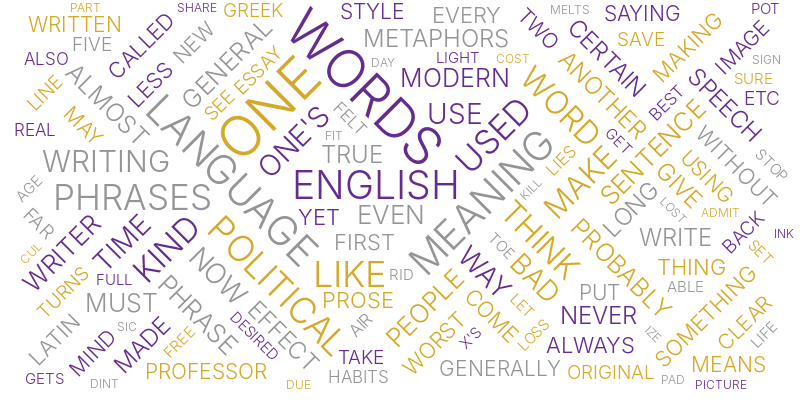

Describe this chart as a Vega-Lite specification.
### Vega specification from a JSON file in a GitHub repository (floating-point values rounded to 4 significant figures)
{"$schema": "https://vega.github.io/schema/vega/v5.json", "description": "A word cloud visualization of Orwell's 'Politics and The English Language'.", "width": 800, "height": 400, "padding": 0, "data": [{"name": "table", "values": ["Most people who bother with the matter at all would admit that the English language is in a bad way, but it is generally assumed that we cannot by conscious action do anything about it. Our civilization is decadent and our language — so the argument runs — must inevitably share in the general collapse. It follows that any struggle against the abuse of language is a sentimental archaism, like preferring candles to electric light or hansom cabs to aeroplanes. Underneath this lies the half-conscious belief that language is a natural growth and not an instrument which we shape for our own purposes. Now, it is clear that the decline of a language must ultimately have political and economic causes: it is not due simply to the bad influence of this or that individual writer. But an effect can become a cause, reinforcing the original cause and producing the same effect in an intensified form, and so on indefinitely. A man may take to drink because he feels himself to be a failure, and then fail all the more completely because he drinks. It is rather the same thing that is happening to the English language. It becomes ugly and inaccurate because our thoughts are foolish, but the slovenliness of our language makes it easier for us to have foolish thoughts. The point is that the process is reversible. Modern English, especially written English, is full of bad habits which spread by imitation and which can be avoided if one is willing to take the necessary trouble. If one gets rid of these habits one can think more clearly, and to think clearly is a necessary first step toward political regeneration: so that the fight against bad English is not frivolous and is not the exclusive concern of professional writers. I will come back to this presently, and I hope that by that time the meaning of what I have said here will have become clearer. Meanwhile, here are five specimens of the English language as it is now habitually written. These five passages have not been picked out because they are especially bad — I could have quoted far worse if I had chosen — but because they illustrate various of the mental vices from which we now suffer. They are a little below the average, but are fairly representative examples. I number them so that I can refer back to them when necessary:    1. I am not, indeed, sure whether it is not true to say that the Milton who once seemed not unlike a seventeenth-century Shelley had not become, out of an experience ever more bitter in each year, more alien [sic] to the founder of that Jesuit sect which nothing could induce him to tolerate.     Professor Harold Laski (Essay in Freedom of Expression)     2. Above all, we cannot play ducks and drakes with a native battery of idioms which prescribes egregious collocations of vocables as the Basic put up with for tolerate, or put at a loss for bewilder.     Professor Lancelot Hogben (Interglossia)    3. On the one side we have the free personality: by definition it is not neurotic, for it has neither conflict nor dream. Its desires, such as they are, are transparent, for they are just what institutional approval keeps in the forefront of consciousness; another institutional pattern would alter their number and intensity; there is little in them that is natural, irreducible, or culturally dangerous. But on the other side, the social bond itself is nothing but the mutual reflection of these self-secure integrities. Recall the definition of love. Is not this the very picture of a small academic? Where is there a place in this hall of mirrors for either personality or fraternity?     Essay on psychology in Politics (New York)    4. All the ‘best people’ from the gentlemen's clubs, and all the frantic fascist captains, united in common hatred of Socialism and bestial horror at the rising tide of the mass revolutionary movement, have turned to acts of provocation, to foul incendiarism, to medieval legends of poisoned wells, to legalize their own destruction of proletarian organizations, and rouse the agitated petty-bourgeoise to chauvinistic fervor on behalf of the fight against the revolutionary way out of the crisis.     Communist pamphlet     5. If a new spirit is to be infused into this old country, there is one thorny and contentious reform which must be tackled, and that is the humanization and galvanization of the B.B.C. Timidity here will bespeak canker and atrophy of the soul. The heart of Britain may be sound and of strong beat, for instance, but the British lion's roar at present is like that of Bottom in Shakespeare's A Midsummer Night's Dream — as gentle as any sucking dove. A virile new Britain cannot continue indefinitely to be traduced in the eyes or rather ears, of the world by the effete languors of Langham Place, brazenly masquerading as ‘standard English’. When the Voice of Britain is heard at nine o'clock, better far and infinitely less ludicrous to hear aitches honestly dropped than the present priggish, inflated, inhibited, school-ma'amish arch braying of blameless bashful mewing maidens!    Letter in Tribune Each of these passages has faults of its own, but, quite apart from avoidable ugliness, two qualities are common to all of them. The first is staleness of imagery; the other is lack of precision. The writer either has a meaning and cannot express it, or he inadvertently says something else, or he is almost indifferent as to whether his words mean anything or not. This mixture of vagueness and sheer incompetence is the most marked characteristic of modern English prose, and especially of any kind of political writing. As soon as certain topics are raised, the concrete melts into the abstract and no one seems able to think of turns of speech that are not hackneyed: prose consists less and less of words chosen for the sake of their meaning, and more and more of phrases tacked together like the sections of a prefabricated hen-house. I list below, with notes and examples, various of the tricks by means of which the work of prose-construction is habitually dodged. DYING METAPHORS. A newly invented metaphor assists thought by evoking a visual image, while on the other hand a metaphor which is technically ‘dead’ (e. g. iron resolution) has in effect reverted to being an ordinary word and can generally be used without loss of vividness. But in between these two classes there is a huge dump of worn-out metaphors which have lost all evocative power and are merely used because they save people the trouble of inventing phrases for themselves. Examples are: Ring the changes on, take up the cudgel for, toe the line, ride roughshod over, stand shoulder to shoulder with, play into the hands of, no axe to grind, grist to the mill, fishing in troubled waters, on the order of the day, Achilles’ heel, swan song, hotbed. Many of these are used without knowledge of their meaning (what is a ‘rift’, for instance?), and incompatible metaphors are frequently mixed, a sure sign that the writer is not interested in what he is saying. Some metaphors now current have been twisted out of their original meaning without those who use them even being aware of the fact. For example, toe the line is sometimes written as tow the line. Another example is the hammer and the anvil, now always used with the implication that the anvil gets the worst of it. In real life it is always the anvil that breaks the hammer, never the other way about: a writer who stopped to think what he was saying would avoid perverting the original phrase.  OPERATORS OR VERBAL FALSE LIMBS. These save the trouble of picking out appropriate verbs and nouns, and at the same time pad each sentence with extra syllables which give it an appearance of symmetry. Characteristic phrases are render inoperative, militate against, make contact with, be subjected to, give rise to, give grounds for, have the effect of, play a leading part (role) in, make itself felt, take effect, exhibit a tendency to, serve the purpose of, etc., etc. The keynote is the elimination of simple verbs. Instead of being a single word, such as break, stop, spoil, mend, kill, a verb becomes a phrase, made up of a noun or adjective tacked on to some general-purpose verb such as prove, serve, form, play, render. In addition, the passive voice is wherever possible used in preference to the active, and noun constructions are used instead of gerunds (by examination of instead of by examining). The range of verbs is further cut down by means of the -ize and de- formations, and the banal statements are given an appearance of profundity by means of the not un- formation. Simple conjunctions and prepositions are replaced by such phrases as with respect to, having regard to, the fact that, by dint of, in view of, in the interests of, on the hypothesis that; and the ends of sentences are saved by anticlimax by such resounding commonplaces as greatly to be desired, cannot be left out of account, a development to be expected in the near future, deserving of serious consideration, brought to a satisfactory conclusion, and so on and so forth.PRETENTIOUS DICTION. Words like phenomenon, element, individual (as noun), objective, categorical, effective, virtual, basic, primary, promote, constitute, exhibit, exploit, utilize, eliminate, liquidate, are used to dress up a simple statement and give an air of scientific impartiality to biased judgements. Adjectives like epoch-making, epic, historic, unforgettable, triumphant, age-old, inevitable, inexorable, veritable, are used to dignify the sordid process of international politics, while writing that aims at glorifying war usually takes on an archaic colour, its characteristic words being: realm, throne, chariot, mailed fist, trident, sword, shield, buckler, banner, jackboot, clarion. Foreign words and expressions such as cul de sac, ancien regime, deus ex machina, mutatis mutandis, status quo, gleichschaltung, weltanschauung, are used to give an air of culture and elegance. Except for the useful abbreviations i. e., e. g. and etc., there is no real need for any of the hundreds of foreign phrases now current in the English language. Bad writers, and especially scientific, political, and sociological writers, are nearly always haunted by the notion that Latin or Greek words are grander than Saxon ones, and unnecessary words like expedite, ameliorate, predict, extraneous, deracinated, clandestine, subaqueous, and hundreds of others constantly gain ground from their Anglo-Saxon numbers(1). The jargon peculiar to Marxist writing (hyena, hangman, cannibal, petty bourgeois, these gentry, lackey, flunkey, mad dog, White Guard, etc.) consists largely of words translated from Russian, German, or French; but the normal way of coining a new word is to use Latin or Greek root with the appropriate affix and, where necessary, the size formation. It is often easier to make up words of this kind (deregionalize, impermissible, extramarital, non-fragmentary and so forth) than to think up the English words that will cover one's meaning. The result, in general, is an increase in slovenliness and vagueness.MEANINGLESS WORDS. In certain kinds of writing, particularly in art criticism and literary criticism, it is normal to come across long passages which are almost completely lacking in meaning(2). Words like romantic, plastic, values, human, dead, sentimental, natural, vitality, as used in art criticism, are strictly meaningless, in the sense that they not only do not point to any discoverable object, but are hardly ever expected to do so by the reader. When one critic writes, ‘The outstanding feature of Mr. X's work is its living quality’, while another writes, ‘The immediately striking thing about Mr. X's work is its peculiar deadness’, the reader accepts this as a simple difference opinion. If words like black and white were involved, instead of the jargon words dead and living, he would see at once that language was being used in an improper way. Many political words are similarly abused. The word Fascism has now no meaning except in so far as it signifies ‘something not desirable’. The words democracy, socialism, freedom, patriotic, realistic, justice have each of them several different meanings which cannot be reconciled with one another. In the case of a word like democracy, not only is there no agreed definition, but the attempt to make one is resisted from all sides. It is almost universally felt that when we call a country democratic we are praising it: consequently the defenders of every kind of regime claim that it is a democracy, and fear that they might have to stop using that word if it were tied down to any one meaning. Words of this kind are often used in a consciously dishonest way. That is, the person who uses them has his own private definition, but allows his hearer to think he means something quite different. Statements like Marshal Petain was a true patriot, The Soviet press is the freest in the world, The Catholic Church is opposed to persecution, are almost always made with intent to deceive. Other words used in variable meanings, in most cases more or less dishonestly, are: class, totalitarian, science, progressive, reactionary, bourgeois, equality.Now that I have made this catalogue of swindles and perversions, let me give another example of the kind of writing that they lead to. This time it must of its nature be an imaginary one. I am going to translate a passage of good English into modern English of the worst sort. Here is a well-known verse from Ecclesiastes:   I returned and saw under the sun, that the race is not to the swift, nor the battle to the strong, neither yet bread to the wise, nor yet riches to men of understanding, nor yet favour to men of skill; but time and chance happeneth to them all.Here it is in modern English:    Objective considerations of contemporary phenomena compel the conclusion that success or failure in competitive activities exhibits no tendency to be commensurate with innate capacity, but that a considerable element of the unpredictable must invariably be taken into account.This is a parody, but not a very gross one. Exhibit (3) above, for instance, contains several patches of the same kind of English. It will be seen that I have not made a full translation. The beginning and ending of the sentence follow the original meaning fairly closely, but in the middle the concrete illustrations — race, battle, bread — dissolve into the vague phrases ‘success or failure in competitive activities’. This had to be so, because no modern writer of the kind I am discussing — no one capable of using phrases like ‘objective considerations of contemporary phenomena’ — would ever tabulate his thoughts in that precise and detailed way. The whole tendency of modern prose is away from concreteness. Now analyze these two sentences a little more closely. The first contains forty-nine words but only sixty syllables, and all its words are those of everyday life. The second contains thirty-eight words of ninety syllables: eighteen of those words are from Latin roots, and one from Greek. The first sentence contains six vivid images, and only one phrase (‘time and chance’) that could be called vague. The second contains not a single fresh, arresting phrase, and in spite of its ninety syllables it gives only a shortened version of the meaning contained in the first. Yet without a doubt it is the second kind of sentence that is gaining ground in modern English. I do not want to exaggerate. This kind of writing is not yet universal, and outcrops of simplicity will occur here and there in the worst-written page. Still, if you or I were told to write a few lines on the uncertainty of human fortunes, we should probably come much nearer to my imaginary sentence than to the one from Ecclesiastes.As I have tried to show, modern writing at its worst does not consist in picking out words for the sake of their meaning and inventing images in order to make the meaning clearer. It consists in gumming together long strips of words which have already been set in order by someone else, and making the results presentable by sheer humbug. The attraction of this way of writing is that it is easy. It is easier — even quicker, once you have the habit — to say In my opinion it is not an unjustifiable assumption that than to say I think. If you use ready-made phrases, you not only don't have to hunt about for the words; you also don't have to bother with the rhythms of your sentences since these phrases are generally so arranged as to be more or less euphonious. When you are composing in a hurry — when you are dictating to a stenographer, for instance, or making a public speech — it is natural to fall into a pretentious, Latinized style. Tags like a consideration which we should do well to bear in mind or a conclusion to which all of us would readily assent will save many a sentence from coming down with a bump. By using stale metaphors, similes, and idioms, you save much mental effort, at the cost of leaving your meaning vague, not only for your reader but for yourself. This is the significance of mixed metaphors. The sole aim of a metaphor is to call up a visual image. When these images clash — as in The Fascist octopus has sung its swan song, the jackboot is thrown into the melting pot — it can be taken as certain that the writer is not seeing a mental image of the objects he is naming; in other words he is not really thinking. Look again at the examples I gave at the beginning of this essay. Professor Laski (1) uses five negatives in fifty three words. One of these is superfluous, making nonsense of the whole passage, and in addition there is the slip — alien for akin — making further nonsense, and several avoidable pieces of clumsiness which increase the general vagueness. Professor Hogben (2) plays ducks and drakes with a battery which is able to write prescriptions, and, while disapproving of the everyday phrase put up with, is unwilling to look egregious up in the dictionary and see what it means; (3), if one takes an uncharitable attitude towards it, is simply meaningless: probably one could work out its intended meaning by reading the whole of the article in which it occurs. In (4), the writer knows more or less what he wants to say, but an accumulation of stale phrases chokes him like tea leaves blocking a sink. In (5), words and meaning have almost parted company. People who write in this manner usually have a general emotional meaning — they dislike one thing and want to express solidarity with another — but they are not interested in the detail of what they are saying. A scrupulous writer, in every sentence that he writes, will ask himself at least four questions, thus: What am I trying to say? What words will express it? What image or idiom will make it clearer? Is this image fresh enough to have an effect? And he will probably ask himself two more: Could I put it more shortly? Have I said anything that is avoidably ugly? But you are not obliged to go to all this trouble. You can shirk it by simply throwing your mind open and letting the ready-made phrases come crowding in. The will construct your sentences for you — even think your thoughts for you, to a certain extent — and at need they will perform the important service of partially concealing your meaning even from yourself. It is at this point that the special connection between politics and the debasement of language becomes clear.In our time it is broadly true that political writing is bad writing. Where it is not true, it will generally be found that the writer is some kind of rebel, expressing his private opinions and not a ‘party line’. Orthodoxy, of whatever colour, seems to demand a lifeless, imitative style. The political dialects to be found in pamphlets, leading articles, manifestos, White papers and the speeches of undersecretaries do, of course, vary from party to party, but they are all alike in that one almost never finds in them a fresh, vivid, homemade turn of speech. When one watches some tired hack on the platform mechanically repeating the familiar phrases — bestial, atrocities, iron heel, bloodstained tyranny, free peoples of the world, stand shoulder to shoulder — one often has a curious feeling that one is not watching a live human being but some kind of dummy: a feeling which suddenly becomes stronger at moments when the light catches the speaker's spectacles and turns them into blank discs which seem to have no eyes behind them. And this is not altogether fanciful. A speaker who uses that kind of phraseology has gone some distance toward turning himself into a machine. The appropriate noises are coming out of his larynx, but his brain is not involved, as it would be if he were choosing his words for himself. If the speech he is making is one that he is accustomed to make over and over again, he may be almost unconscious of what he is saying, as one is when one utters the responses in church. And this reduced state of consciousness, if not indispensable, is at any rate favourable to political conformity.In our time, political speech and writing are largely the defence of the indefensible. Things like the continuance of British rule in India, the Russian purges and deportations, the dropping of the atom bombs on Japan, can indeed be defended, but only by arguments which are too brutal for most people to face, and which do not square with the professed aims of the political parties. Thus political language has to consist largely of euphemism, question-begging and sheer cloudy vagueness. Defenceless villages are bombarded from the air, the inhabitants driven out into the countryside, the cattle machine-gunned, the huts set on fire with incendiary bullets: this is called pacification. Millions of peasants are robbed of their farms and sent trudging along the roads with no more than they can carry: this is called transfer of population or rectification of frontiers. People are imprisoned for years without trial, or shot in the back of the neck or sent to die of scurvy in Arctic lumber camps: this is called elimination of unreliable elements. Such phraseology is needed if one wants to name things without calling up mental pictures of them. Consider for instance some comfortable English professor defending Russian totalitarianism. He cannot say outright, ‘I believe in killing off your opponents when you can get good results by doing so’. Probably, therefore, he will say something like this:    ‘While freely conceding that the Soviet regime exhibits certain features which the humanitarian may be inclined to deplore, we must, I think, agree that a certain curtailment of the right to political opposition is an unavoidable concomitant of transitional periods, and that the rigors which the Russian people have been called upon to undergo have been amply justified in the sphere of concrete achievement.’The inflated style itself is a kind of euphemism. A mass of Latin words falls upon the facts like soft snow, blurring the outline and covering up all the details. The great enemy of clear language is insincerity. When there is a gap between one's real and one's declared aims, one turns as it were instinctively to long words and exhausted idioms, like a cuttlefish spurting out ink. In our age there is no such thing as ‘keeping out of politics’. All issues are political issues, and politics itself is a mass of lies, evasions, folly, hatred, and schizophrenia. When the general atmosphere is bad, language must suffer. I should expect to find — this is a guess which I have not sufficient knowledge to verify — that the German, Russian and Italian languages have all deteriorated in the last ten or fifteen years, as a result of dictatorship.But if thought corrupts language, language can also corrupt thought. A bad usage can spread by tradition and imitation even among people who should and do know better. The debased language that I have been discussing is in some ways very convenient. Phrases like a not unjustifiable assumption, leaves much to be desired, would serve no good purpose, a consideration which we should do well to bear in mind, are a continuous temptation, a packet of aspirins always at one's elbow. Look back through this essay, and for certain you will find that I have again and again committed the very faults I am protesting against. By this morning's post I have received a pamphlet dealing with conditions in Germany. The author tells me that he ‘felt impelled’ to write it. I open it at random, and here is almost the first sentence I see: ‘[The Allies] have an opportunity not only of achieving a radical transformation of Germany's social and political structure in such a way as to avoid a nationalistic reaction in Germany itself, but at the same time of laying the foundations of a co-operative and unified Europe.’ You see, he ‘feels impelled’ to write — feels, presumably, that he has something new to say — and yet his words, like cavalry horses answering the bugle, group themselves automatically into the familiar dreary pattern. This invasion of one's mind by ready-made phrases (lay the foundations, achieve a radical transformation) can only be prevented if one is constantly on guard against them, and every such phrase anaesthetizes a portion of one's brain.I said earlier that the decadence of our language is probably curable. Those who deny this would argue, if they produced an argument at all, that language merely reflects existing social conditions, and that we cannot influence its development by any direct tinkering with words and constructions. So far as the general tone or spirit of a language goes, this may be true, but it is not true in detail. Silly words and expressions have often disappeared, not through any evolutionary process but owing to the conscious action of a minority. Two recent examples were explore every avenue and leave no stone unturned, which were killed by the jeers of a few journalists. There is a long list of flyblown metaphors which could similarly be got rid of if enough people would interest themselves in the job; and it should also be possible to laugh the not un- formation out of existence(3), to reduce the amount of Latin and Greek in the average sentence, to drive out foreign phrases and strayed scientific words, and, in general, to make pretentiousness unfashionable. But all these are minor points. The defence of the English language implies more than this, and perhaps it is best to start by saying what it does not imply.To begin with it has nothing to do with archaism, with the salvaging of obsolete words and turns of speech, or with the setting up of a ‘standard English’ which must never be departed from. On the contrary, it is especially concerned with the scrapping of every word or idiom which has outworn its usefulness. It has nothing to do with correct grammar and syntax, which are of no importance so long as one makes one's meaning clear, or with the avoidance of Americanisms, or with having what is called a ‘good prose style’. On the other hand, it is not concerned with fake simplicity and the attempt to make written English colloquial. Nor does it even imply in every case preferring the Saxon word to the Latin one, though it does imply using the fewest and shortest words that will cover one's meaning. What is above all needed is to let the meaning choose the word, and not the other way around. In prose, the worst thing one can do with words is surrender to them. When you think of a concrete object, you think wordlessly, and then, if you want to describe the thing you have been visualising you probably hunt about until you find the exact words that seem to fit it. When you think of something abstract you are more inclined to use words from the start, and unless you make a conscious effort to prevent it, the existing dialect will come rushing in and do the job for you, at the expense of blurring or even changing your meaning. Probably it is better to put off using words as long as possible and get one's meaning as clear as one can through pictures and sensations. Afterward one can choose — not simply accept — the phrases that will best cover the meaning, and then switch round and decide what impressions one's words are likely to make on another person. This last effort of the mind cuts out all stale or mixed images, all prefabricated phrases, needless repetitions, and humbug and vagueness generally. But one can often be in doubt about the effect of a word or a phrase, and one needs rules that one can rely on when instinct fails. I think the following rules will cover most cases:    Never use a metaphor, simile, or other figure of speech which you are used to seeing in print.   Never use a long word where a short one will do.    If it is possible to cut a word out, always cut it out.   Never use the passive where you can use the active.    Never use a foreign phrase, a scientific word, or a jargon word if you can think of an everyday English equivalent.    Break any of these rules sooner than say anything outright barbarous.These rules sound elementary, and so they are, but they demand a deep change of attitude in anyone who has grown used to writing in the style now fashionable. One could keep all of them and still write bad English, but one could not write the kind of stuff that I quoted in those five specimens at the beginning of this article.I have not here been considering the literary use of language, but merely language as an instrument for expressing and not for concealing or preventing thought. Stuart Chase and others have come near to claiming that all abstract words are meaningless, and have used this as a pretext for advocating a kind of political quietism. Since you don't know what Fascism is, how can you struggle against Fascism? One need not swallow such absurdities as this, but one ought to recognise that the present political chaos is connected with the decay of language, and that one can probably bring about some improvement by starting at the verbal end. If you simplify your English, you are freed from the worst follies of orthodoxy. You cannot speak any of the necessary dialects, and when you make a stupid remark its stupidity will be obvious, even to yourself. Political language — and with variations this is true of all political parties, from Conservatives to Anarchists — is designed to make lies sound truthful and murder respectable, and to give an appearance of solidity to pure wind. One cannot change this all in a moment, but one can at least change one's own habits, and from time to time one can even, if one jeers loudly enough, send some worn-out and useless phrase — some jackboot, Achilles’ heel, hotbed, melting pot, acid test, veritable inferno, or other lump of verbal refuse — into the dustbin where it belongs."], "transform": [{"type": "countpattern", "field": "data", "case": "upper", "pattern": "[\\w']{3,}", "stopwords": "(i|me|my|myself|we|us|our|ours|ourselves|you|your|yours|yourself|yourselves|he|him|his|himself|she|her|hers|herself|it|its|itself|they|them|their|theirs|themselves|what|which|who|whom|whose|this|that|these|those|am|is|are|was|were|be|been|being|have|has|had|having|do|does|did|doing|will|would|should|can|could|ought|i'm|you're|he's|she's|it's|we're|they're|i've|you've|we've|they've|i'd|you'd|he'd|she'd|we'd|they'd|i'll|you'll|he'll|she'll|we'll|they'll|isn't|aren't|wasn't|weren't|hasn't|haven't|hadn't|doesn't|don't|didn't|won't|wouldn't|shan't|shouldn't|can't|cannot|couldn't|mustn't|let's|that's|who's|what's|here's|there's|when's|where's|why's|how's|a|an|the|and|but|if|or|because|as|until|while|of|at|by|for|with|about|against|between|into|through|during|before|after|above|below|to|from|up|upon|down|in|out|on|off|over|under|again|further|then|once|here|there|when|where|why|how|all|any|both|each|few|more|most|other|some|such|no|nor|not|only|own|same|so|than|too|very|say|says|said|shall)"}, {"type": "formula", "as": "angle", "expr": "[-45, 0, 45][~~(random() * 3)]"}, {"type": "formula", "as": "weight", "expr": "if(datum.text=='VEGA', 600, 300)"}]}], "scales": [{"name": "color", "type": "ordinal", "domain": {"data": "table", "field": "text"}, "range": ["#d5a928", "#652c90", "#939597"]}], "marks": [{"type": "text", "from": {"data": "table"}, "encode": {"enter": {"text": {"field": "text"}, "align": {"value": "center"}, "baseline": {"value": "alphabetic"}, "fill": {"scale": "color", "field": "text"}}, "update": {"fillOpacity": {"value": 1}}, "hover": {"fillOpacity": {"value": 0.5}}}, "transform": [{"type": "wordcloud", "size": [800, 400], "text": {"field": "text"}, "rotate": {"field": "datum.angle"}, "font": "Helvetica Neue, Arial", "fontSize": {"field": "datum.count"}, "fontWeight": {"field": "datum.weight"}, "fontSizeRange": [12, 56], "padding": 2}]}], "config": {}}
